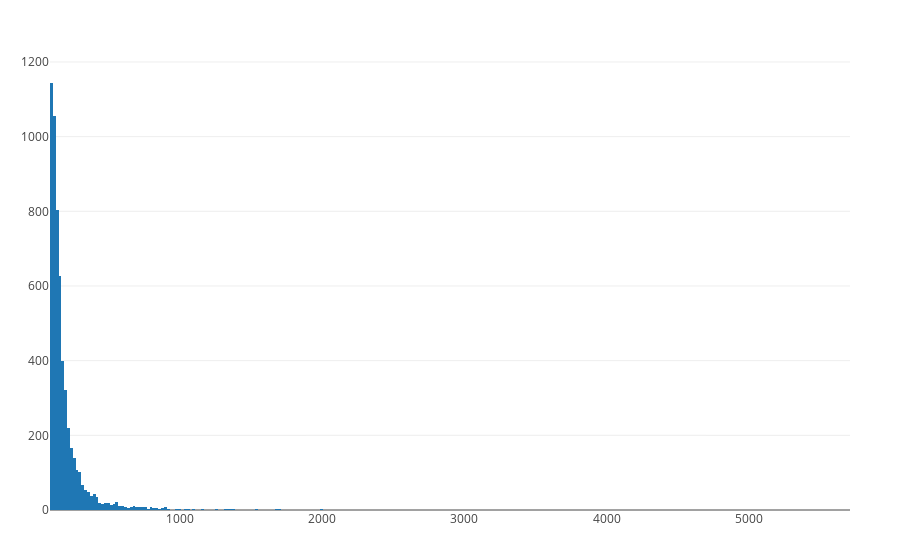

The notebook cell this image was saved under:
### Code cell
# average shares per order
bysec[:SHPO] = bysec[:TCSH]./bysec[:TCOR]
plot(histogram(x = bysec[:SHPO]))

### Figure 1 — Plotly figure (JSON) as saved in the notebook; plotly's stock layout.template omitted (floating-point values rounded to 4 significant figures; data arrays with more than 128 entries replaced by an {"elided": "..."} marker saying what was removed)
{"data": [{"type": "histogram", "x": {"elided": "5677 float values"}}], "layout": {"margin": {"l": 50, "b": 50, "r": 50, "t": 60}}}
